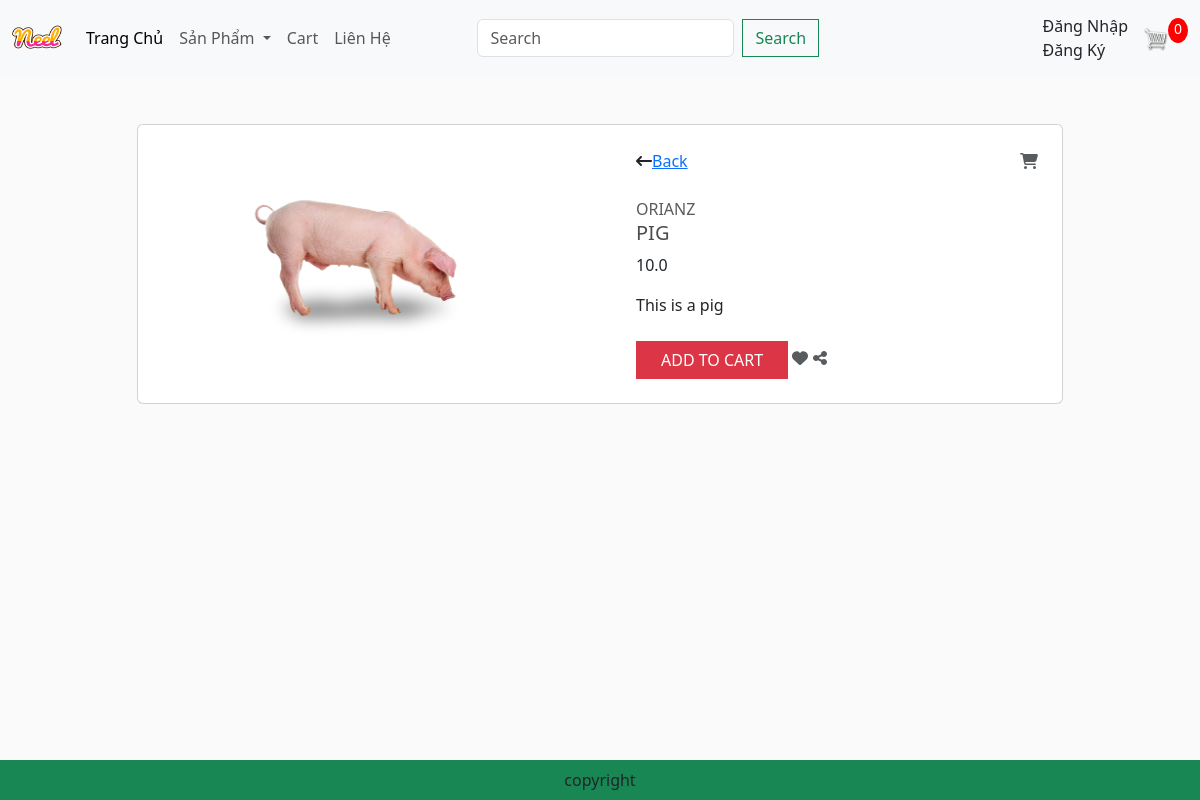
The app's page /detail/?id=5 with its own data.
### app/models.py (models this page shows, shortened)
class Product(models.Model):
    category = models.ManyToManyField(Category, related_name='product')
    name = models.CharField(max_length=200, null=True)
    price = models.FloatField()
    digital = models.BooleanField(default=False, null=True, blank=False)
    image = models.ImageField(null=True, blank=True)
    detail = models.TextField(null=True,blank=True)
    @property
    def ImageURL(self):
        try:
            url = self.image.url
        except:
            url = ''
        return url

### app/views.py (the view)
# urls.py: path('detail/', views.detail, name="detail"),
def detail(request):
    if (request.user.is_authenticated):
        customer = request.user
        order, created = Order.objects.get_or_create(customer=customer, complete= False)
        items = order.orderitem_set.all()
        cartItems = order.get_cart_items
        user_not_login = "hidden"
        user_login = "show"
    else:
        items = []
        order = {'get_cart_items':0, 'get_cart_total':0}
        cartItems = order['get_cart_items']
        user_not_login = "show"
        user_login = "hidden"
    id = request.GET.get('id','')
    products = Product.objects.filter(id=id)
    context = {'products': products, 'items': items, 'order': order, 'cartItems':cartItems, "user_not_login":user_not_login, "user_login": user_login}
    return render(request,'app/detail.html',context)

### app/Templates/app/detail.html (shortened to what this page needs)
<!DOCTYPE html>
{% extends "app/base.html" %}
{% load static %}
        {% block search %}
        {% for product in products %}
        <div class="container mt-5 mb-5">
            <div class="row d-flex justify-content-center">
                <div class="col-md-10">
                    <div class="card">
                        <div class="row">
                            <div class="col-md-6">
                                <div class="images p-3">
                                    <div class="text-center p-4"> <img id="main-image" src="{{product.ImageURL}}" width="250" /> </div>
                                </div>
                            </div>
                            <div class="col-md-6">
                                <div class="product p-4">
                                    <div class="d-flex justify-content-between align-items-center">
                                        <div class="d-flex align-items-center"> <i class="fa fa-long-arrow-left"></i> <span class="ml-1"><a href = '{% url 'home' %}'> Back </a></span> </div> <a href = '{% url 'checkout' %}'><i class="fa fa-shopping-cart text-muted"></i></a>
                                    </div>
                                    <div class="mt-4 mb-3"> <span class="text-uppercase text-muted brand">Orianz</span>
                                        <h5 class="text-uppercase">{{product.name}}</h5>
                                        <div class="price d-flex flex-row align-items-center"> <span class="act-price">{{product.price}}</span>
                                        </div>
                                    </div>
                                    <p class="about">{{product.detail}}</p>
                                    <div class="cart mt-4 align-items-center"> <button data-product={{product.id}}  data-action="add" class="btn btn-danger text-uppercase mr-2 px-4 add-btn update-cart">Add to cart</button> <i class="fa fa-heart text-muted"></i> <i class="fa fa-share-alt text-muted"></i> </div>
                                </div>
                            </div>
                        </div>
                    </div>
                </div>
            </div>
        </div>
        {% endfor %}
        {% endblock search %}

### app/static/app/css/main.css (style rules this page uses)
body { background-color: hsl(0, 0%, 98%); }
h1,h2,h3,h4,h5,h6 { color:hsl(0, 0%, 30%); }
.product { border-radius: 0 0 4px 4px; }
.btn { border-radius: 0; }

### records on screen
Product: ImageURL (picture), name "PIG", price "10.0", detail "This is a pig"

### other values on screen
{{ cartItems }} "0"
